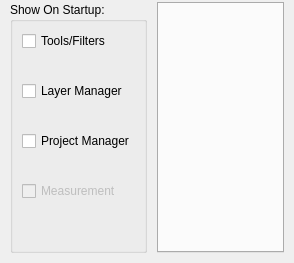
     <widget class="QWidget" name="tab_sidebars_">
      <attribute name="title">
       <string>Sidebars / Tools + Filters</string>
      </attribute>
      <layout class="QHBoxLayout" name="horizontalLayout_9">
       <property name="spacing">
        <number>10</number>
       </property>
       <property name="leftMargin">
        <number>10</number>
       </property>
       <property name="topMargin">
        <number>2</number>
       </property>
       <property name="rightMargin">
        <number>10</number>
       </property>
       <property name="bottomMargin">
        <number>10</number>
       </property>
       <item>
        <widget class="QGroupBox" name="groupBox_8">
         <property name="sizePolicy">
          <sizepolicy hsizetype="Fixed" vsizetype="Preferred">
           <horstretch>0</horstretch>
           <verstretch>0</verstretch>
          </sizepolicy>
         </property>
         <property name="title">
          <string>Show On Startup:</string>
         </property>
         <property name="alignment">
          <set>Qt::AlignLeading|Qt::AlignLeft|Qt::AlignTop</set>
         </property>
         <layout class="QVBoxLayout" name="verticalLayout_4">
          <property name="spacing">
           <number>30</number>
          </property>
          <item>
           <widget class="QCheckBox" name="tools_filters_checkbox_">
            <property name="text">
             <string>Tools/Filters</string>
            </property>
           </widget>
          </item>
          <item>
           <widget class="QCheckBox" name="layer_manager_checkbox_">
            <property name="text">
             <string>Layer Manager</string>
            </property>
           </widget>
          </item>
          <item>
           <widget class="QCheckBox" name="project_manager_checkbox_">
            <property name="text">
             <string>Project Manager</string>
            </property>
           </widget>
          </item>
          <item>
           <widget class="QCheckBox" name="measurement_checkbox_">
            <property name="enabled">
             <bool>false</bool>
            </property>
            <property name="text">
             <string>Measurement</string>
            </property>
           </widget>
          </item>
          <item>
           <spacer name="verticalSpacer_3">
            <property name="orientation">
             <enum>Qt::Vertical</enum>
            </property>
            <property name="sizeHint" stdset="0">
             <size>
              <width>20</width>
              <height>40</height>
             </size>
            </property>
           </spacer>
          </item>
         </layout>
        </widget>
       </item>
       <item>
        <widget class="QTabWidget" name="tools_tab_widget_">
         <property name="enabled">
          <bool>true</bool>
         </property>
         <property name="currentIndex">
          <number>-1</number>
         </property>
        </widget>
       </item>
      </layout>
     </widget>
